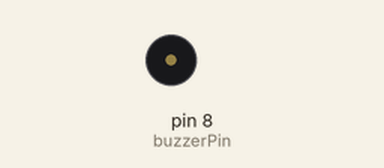
Bench run of a sketch on a simulated Arduino Uno, built with avr-gcc and run on an emulated ATmega328P. Shown: buzzer (waves = sounding, pin HIGH).

Above: at 0.35 s.
At 4.0 s:
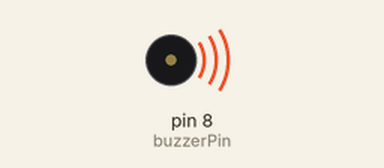
Timing chart, 0 to 7.4 s (numbered marks = the images above):
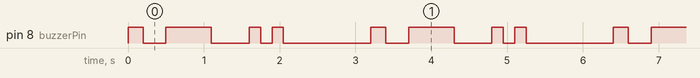

The sketch:

EPISODE_10_ActiveBuzzerWithPushButton.ino
```cpp
// Episode 10: Active Buzzer - Different Beep Patterns

int buzzerPin = 8;

void setup() {
  pinMode(buzzerPin, OUTPUT);
}

void loop() {
  // Short beep
  digitalWrite(buzzerPin, HIGH);
  delay(200);
  digitalWrite(buzzerPin, LOW);
  delay(300);

  // Long beep
  digitalWrite(buzzerPin, HIGH);
  delay(600);
  digitalWrite(buzzerPin, LOW);
  delay(500);

  // Two quick beeps
  for (int i = 0; i < 2; i++) {
    digitalWrite(buzzerPin, HIGH);
    delay(150);
    digitalWrite(buzzerPin, LOW);
    delay(150);
  }

  // Pause before repeating
  delay(1000);
}
```

Measured:
- by itself, pin 8 (buzzerPin): repeats every 3.2 s: LOW 0.30 s, HIGH 0.60 s, LOW 0.50 s, HIGH 0.15 s, LOW 0.15 s, HIGH 0.15 s, LOW 1.2 s, HIGH 0.20 s
- by itself, everything shown: repeats every 3.2 s, in 8 steps
